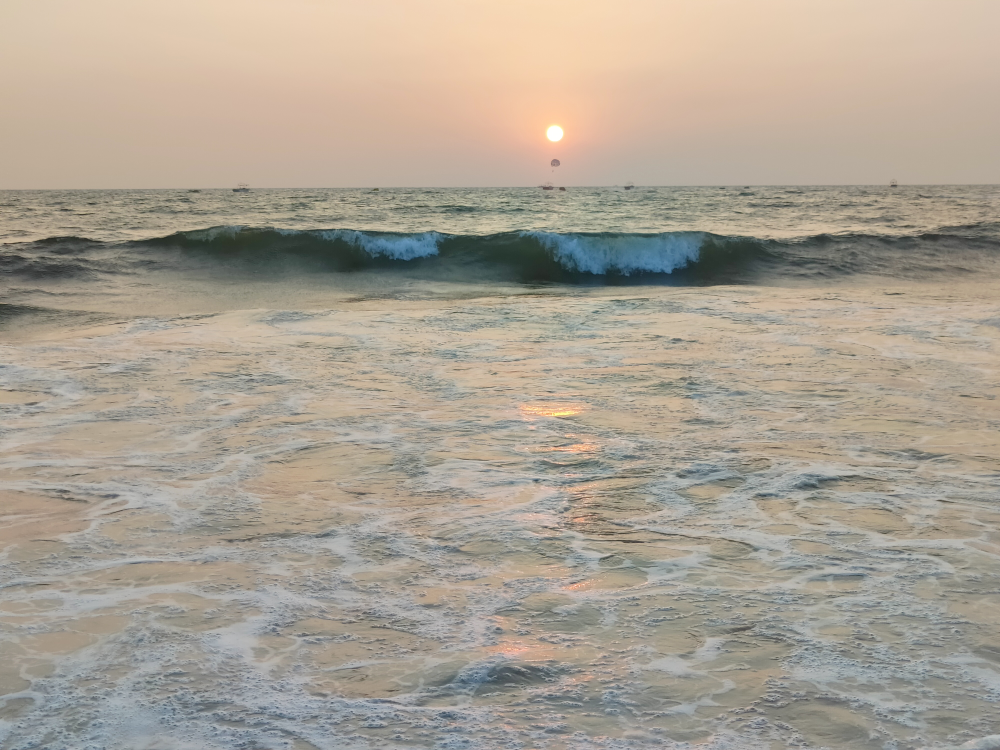
#> input picture input/sample.jpg.jpg, 4000 x 3000 px (shown at 1/4 size)
$ python main.py --input ../input/sample.jpg.jpg
#> lines starting #> are read from the running program, lines starting #| are printed output that depends on the picture; after the words box and inside, x2 and y2 are one past the last pixel; in counts of white or black regions, pixels touching at a corner belong together
### src/image_processor.py
import cv2


def load_image(path):
#> called with path = '../input/sample.jpg.jpg'
    image = cv2.imread(path)
#> image is the input picture: shape (3000, 4000, 3); mean B, G, R 147.7, 160.9, 169.8

    if image is None:
        raise FileNotFoundError(f"Could not load image: {path}")

    return image


def resize_image(image, width=800):
#> called with width = 800
    height, original_width = image.shape[:2]
#> height = 3000; original_width = 4000

    ratio = width / original_width
#> ratio = 0.2
    new_height = int(height * ratio)
#> new_height = 600

    return cv2.resize(image, (width, new_height))
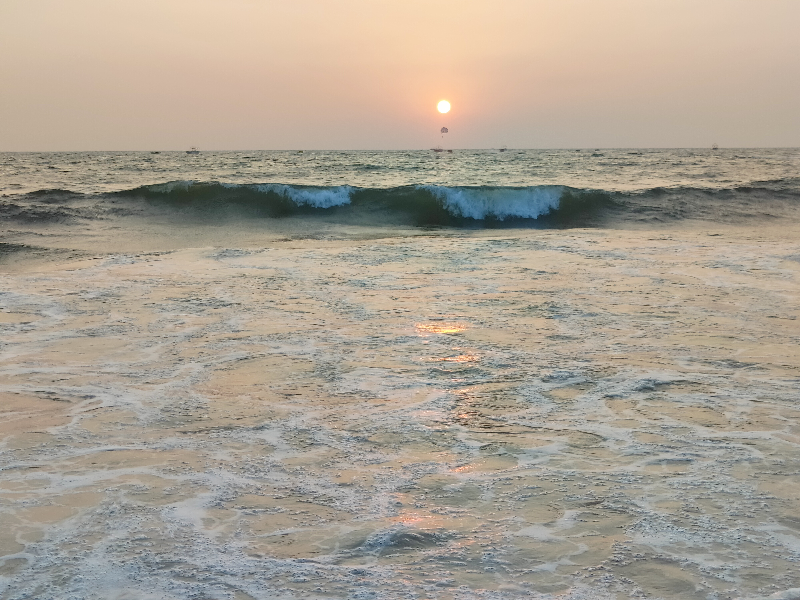
#> returned value: shape (600, 800, 3); mean of channels 0, 1, 2 147.7, 160.9, 169.8; drawn as B, G, R


def convert_to_grayscale(image):
    return cv2.cvtColor(image, cv2.COLOR_BGR2GRAY)
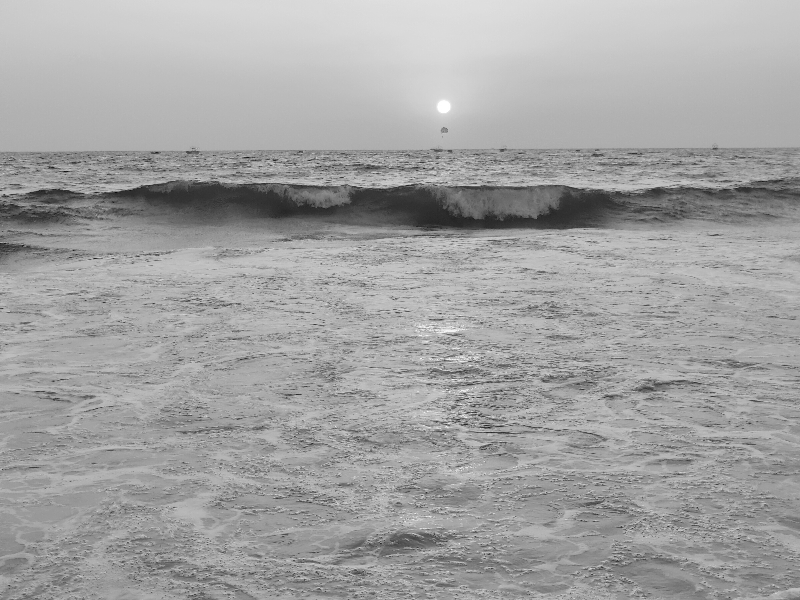
#> returned value: shape (600, 800); min 11, max 255, mean 162


def blur_image(image):
    return cv2.GaussianBlur(image, (5, 5), 0)


def detect_edges(image):
    return cv2.Canny(image, 100, 200)
def threshold_image(image):
    _, threshold = cv2.threshold(
        image,
        127,
        255,
        cv2.THRESH_BINARY
    )
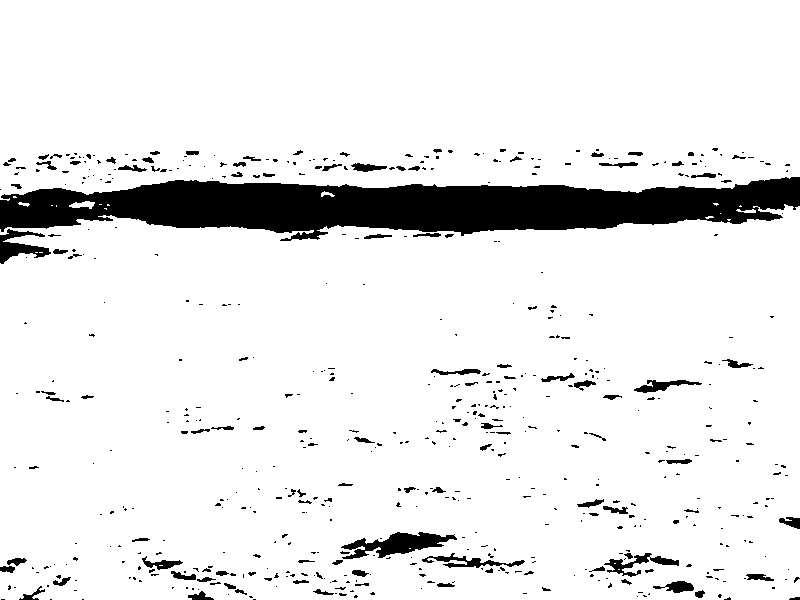
#> threshold: shape (600, 800); 90.9% white; 566 black regions (453 under 20 px), largest, box (x1, y1, x2, y2) and area: (0, 177, 800, 241) 31522, (341, 532, 457, 559) 1477, (0, 229, 51, 264) 791

    return threshold

### src/pipeline.py
import cv2

from image_processor import (
    resize_image,
    convert_to_grayscale,
    blur_image,
    threshold_image,
    detect_edges
)


def process_image(image):
    resized = resize_image(image)
    gray_image = convert_to_grayscale(resized)
    blurred = blur_image(gray_image)
    threshold = threshold_image(blurred)
    edges = detect_edges(blurred)
#> in detect_edges, `return cv2.Canny(image, 100, 200)`:
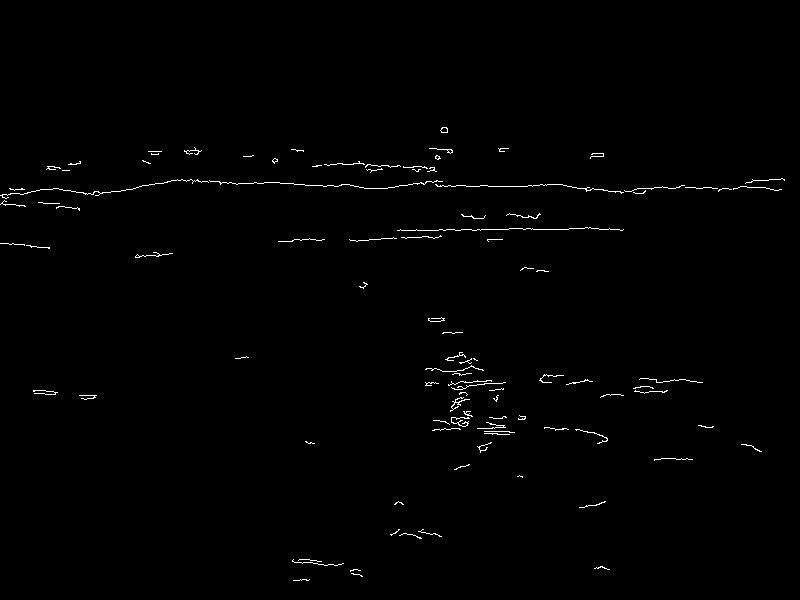
#> returned value: shape (600, 800); 0.76% white in thin lines or dots, all inside (x1, y1, x2, y2) = (0, 127, 785, 581)

    return resized, gray_image, blurred, threshold, edges

### src/utils.py
import os
import cv2


def create_output_directory(path):
    os.makedirs(path, exist_ok=True)


def save_results(output_dir, resized, gray_image, blurred, threshold, edges):
    cv2.imwrite(f"{output_dir}/resized.jpg", resized)
    cv2.imwrite(f"{output_dir}/grayscale.jpg", gray_image)
    cv2.imwrite(f"{output_dir}/blurred.jpg", blurred)
    cv2.imwrite(f"{output_dir}/threshold.jpg", threshold)
    cv2.imwrite(f"{output_dir}/edges.jpg", edges)

### src/main.py
import argparse

from image_processor import load_image
from pipeline import process_image
from config import OUTPUT_DIR
from utils import create_output_directory, save_results


def main():

    parser = argparse.ArgumentParser(
        description="Image Processing and Edge Detection using OpenCV"
    )

    parser.add_argument(
        "--input",
        required=True,
        help="Path to the input image"
    )

    args = parser.parse_args()

    try:
        create_output_directory(OUTPUT_DIR)

        image = load_image(args.input)

        results = process_image(image)
#> results = 5 items

        save_results(OUTPUT_DIR, *results)

        print("\nImage processing completed successfully!")
        print("Results saved in the output folder.")

    except FileNotFoundError as error:
        print(f"\nError: {error}")


if __name__ == "__main__":
    main()
